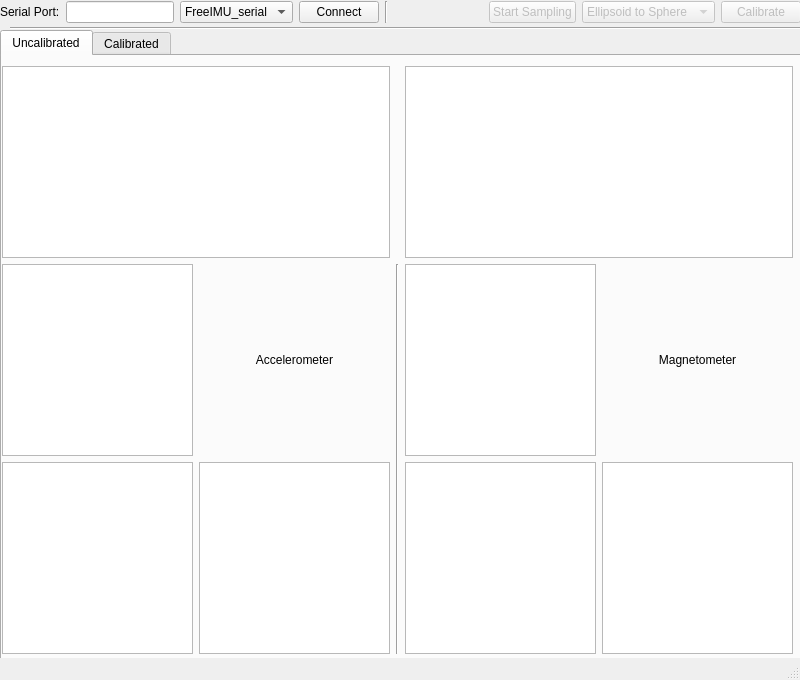
<?xml version="1.0" encoding="UTF-8"?>
<ui version="4.0">
 <class>FreeIMUCal</class>
 <widget class="QMainWindow" name="FreeIMUCal">
  <property name="geometry">
   <rect>
    <x>0</x>
    <y>0</y>
    <width>800</width>
    <height>680</height>
   </rect>
  </property>
  <property name="sizePolicy">
   <sizepolicy hsizetype="Fixed" vsizetype="Fixed">
    <horstretch>0</horstretch>
    <verstretch>0</verstretch>
   </sizepolicy>
  </property>
  <property name="minimumSize">
   <size>
    <width>800</width>
    <height>600</height>
   </size>
  </property>
  <property name="maximumSize">
   <size>
    <width>800</width>
    <height>680</height>
   </size>
  </property>
  <property name="windowTitle">
   <string>FreeIMU Calibration Application</string>
  </property>
  <property name="documentMode">
   <bool>false</bool>
  </property>
  <widget class="QWidget" name="centralwidget">
   <property name="sizePolicy">
    <sizepolicy hsizetype="Maximum" vsizetype="Maximum">
     <horstretch>0</horstretch>
     <verstretch>0</verstretch>
    </sizepolicy>
   </property>
   <widget class="Line" name="line">
    <property name="geometry">
     <rect>
      <x>10</x>
      <y>20</y>
      <width>791</width>
      <height>16</height>
     </rect>
    </property>
    <property name="orientation">
     <enum>Qt::Horizontal</enum>
    </property>
   </widget>
   <widget class="QWidget" name="gridLayoutWidget">
    <property name="geometry">
     <rect>
      <x>0</x>
      <y>0</y>
      <width>801</width>
      <height>25</height>
     </rect>
    </property>
    <layout class="QGridLayout" name="gridLayout" rowstretch="0">
     <property name="sizeConstraint">
      <enum>QLayout::SetDefaultConstraint</enum>
     </property>
     <item row="0" column="4">
      <widget class="Line" name="line_2">
       <property name="orientation">
        <enum>Qt::Vertical</enum>
       </property>
      </widget>
     </item>
     <item row="0" column="7">
      <widget class="QPushButton" name="samplingToggleButton">
       <property name="enabled">
        <bool>false</bool>
       </property>
       <property name="toolTip">
        <string>Toggle Start/Stop sampling of sensor data from the IMU</string>
       </property>
       <property name="text">
        <string>Start Sampling</string>
       </property>
       <property name="autoDefault">
        <bool>false</bool>
       </property>
       <property name="default">
        <bool>false</bool>
       </property>
       <property name="flat">
        <bool>false</bool>
       </property>
      </widget>
     </item>
     <item row="0" column="1">
      <widget class="QLineEdit" name="serialPortEdit"/>
     </item>
     <item row="0" column="9">
      <widget class="QPushButton" name="calibrateButton">
       <property name="enabled">
        <bool>false</bool>
       </property>
       <property name="toolTip">
        <string>Run calibration algorithm over the data collected</string>
       </property>
       <property name="text">
        <string>Calibrate</string>
       </property>
      </widget>
     </item>
     <item row="0" column="0">
      <widget class="QLabel" name="label">
       <property name="text">
        <string>Serial Port:</string>
       </property>
      </widget>
     </item>
     <item row="0" column="8">
      <widget class="QComboBox" name="calAlgorithmComboBox">
       <property name="enabled">
        <bool>false</bool>
       </property>
       <property name="toolTip">
        <string>&lt;html&gt;&lt;head/&gt;&lt;body&gt;&lt;p&gt;Calibration Algorithm used.&lt;/p&gt;&lt;/body&gt;&lt;/html&gt;</string>
       </property>
       <item>
        <property name="text">
         <string>Ellipsoid to Sphere</string>
        </property>
       </item>
      </widget>
     </item>
     <item row="0" column="3">
      <widget class="QPushButton" name="connectButton">
       <property name="toolTip">
        <string>Connect or Disconnect from the Arduino</string>
       </property>
       <property name="text">
        <string>Connect</string>
       </property>
      </widget>
     </item>
     <item row="0" column="6">
      <spacer name="horizontalSpacer">
       <property name="orientation">
        <enum>Qt::Horizontal</enum>
       </property>
       <property name="sizeHint" stdset="0">
        <size>
         <width>40</width>
         <height>20</height>
        </size>
       </property>
      </spacer>
     </item>
     <item row="0" column="2">
      <widget class="QComboBox" name="serialProtocol">
       <property name="enabled">
        <bool>true</bool>
       </property>
       <property name="toolTip">
        <string>Serial Protocol to Communicate with IMU</string>
       </property>
       <item>
        <property name="text">
         <string>FreeIMU_serial</string>
        </property>
       </item>
      </widget>
     </item>
    </layout>
   </widget>
   <widget class="QTabWidget" name="tabWidget">
    <property name="geometry">
     <rect>
      <x>0</x>
      <y>30</y>
      <width>801</width>
      <height>631</height>
     </rect>
    </property>
    <property name="currentIndex">
     <number>0</number>
    </property>
    <widget class="QWidget" name="uncalibratedTab">
     <attribute name="title">
      <string>Uncalibrated</string>
     </attribute>
     <widget class="QWidget" name="gridLayoutWidget_4">
      <property name="geometry">
       <rect>
        <x>0</x>
        <y>10</y>
        <width>791</width>
        <height>588</height>
       </rect>
      </property>
      <layout class="QGridLayout" name="gridLayout_4" rowstretch="0,0">
       <property name="sizeConstraint">
        <enum>QLayout::SetMaximumSize</enum>
       </property>
       <item row="1" column="0">
        <layout class="QGridLayout" name="gridLayout_5">
         <item row="0" column="1">
          <widget class="QLabel" name="label_2">
           <property name="text">
            <string>Accelerometer</string>
           </property>
           <property name="alignment">
            <set>Qt::AlignCenter</set>
           </property>
          </widget>
         </item>
         <item row="1" column="0">
          <widget class="PlotWidget" name="accYZ">
           <property name="sizePolicy">
            <sizepolicy hsizetype="Expanding" vsizetype="Expanding">
             <horstretch>0</horstretch>
             <verstretch>1</verstretch>
            </sizepolicy>
           </property>
          </widget>
         </item>
         <item row="1" column="1">
          <widget class="PlotWidget" name="accZX">
           <property name="sizePolicy">
            <sizepolicy hsizetype="Expanding" vsizetype="Expanding">
             <horstretch>0</horstretch>
             <verstretch>1</verstretch>
            </sizepolicy>
           </property>
          </widget>
         </item>
         <item row="0" column="0">
          <widget class="PlotWidget" name="accXY">
           <property name="sizePolicy">
            <sizepolicy hsizetype="Expanding" vsizetype="Expanding">
             <horstretch>0</horstretch>
             <verstretch>1</verstretch>
            </sizepolicy>
           </property>
          </widget>
         </item>
        </layout>
       </item>
       <item row="1" column="2">
        <layout class="QGridLayout" name="gridLayout_3" columnstretch="0,0">
         <property name="sizeConstraint">
          <enum>QLayout::SetFixedSize</enum>
         </property>
         <item row="0" column="0">
          <widget class="PlotWidget" name="magnXY">
           <property name="sizePolicy">
            <sizepolicy hsizetype="Expanding" vsizetype="Expanding">
             <horstretch>0</horstretch>
             <verstretch>1</verstretch>
            </sizepolicy>
           </property>
          </widget>
         </item>
         <item row="1" column="0">
          <widget class="PlotWidget" name="magnYZ">
           <property name="sizePolicy">
            <sizepolicy hsizetype="Expanding" vsizetype="Expanding">
             <horstretch>0</horstretch>
             <verstretch>1</verstretch>
            </sizepolicy>
           </property>
          </widget>
         </item>
         <item row="1" column="1">
          <widget class="PlotWidget" name="magnZX">
           <property name="sizePolicy">
            <sizepolicy hsizetype="Expanding" vsizetype="Expanding">
             <horstretch>0</horstretch>
             <verstretch>1</verstretch>
            </sizepolicy>
           </property>
          </widget>
         </item>
         <item row="0" column="1">
          <widget class="QLabel" name="label_3">
           <property name="text">
            <string>Magnetometer</string>
           </property>
           <property name="alignment">
            <set>Qt::AlignCenter</set>
           </property>
          </widget>
         </item>
        </layout>
       </item>
       <item row="0" column="2">
        <widget class="GLViewWidget" name="magn3D">
         <property name="sizePolicy">
          <sizepolicy hsizetype="Expanding" vsizetype="Expanding">
           <horstretch>0</horstretch>
           <verstretch>0</verstretch>
          </sizepolicy>
         </property>
        </widget>
       </item>
       <item row="0" column="0">
        <widget class="GLViewWidget" name="acc3D">
         <property name="sizePolicy">
          <sizepolicy hsizetype="Minimum" vsizetype="Expanding">
           <horstretch>0</horstretch>
           <verstretch>0</verstretch>
          </sizepolicy>
         </property>
        </widget>
       </item>
       <item row="1" column="1">
        <widget class="Line" name="line_3">
         <property name="lineWidth">
          <number>1</number>
         </property>
         <property name="orientation">
          <enum>Qt::Vertical</enum>
         </property>
        </widget>
       </item>
      </layout>
     </widget>
    </widget>
    <widget class="QWidget" name="calibratedTab">
     <attribute name="title">
      <string>Calibrated</string>
     </attribute>
     <widget class="QWidget" name="horizontalLayoutWidget">
      <property name="geometry">
       <rect>
        <x>0</x>
        <y>380</y>
        <width>791</width>
        <height>181</height>
       </rect>
      </property>
      <layout class="QHBoxLayout" name="horizontalLayout">
       <item>
        <widget class="QGroupBox" name="groupBox">
         <property name="title">
          <string>Accelerometer</string>
         </property>
         <property name="alignment">
          <set>Qt::AlignLeading|Qt::AlignLeft|Qt::AlignVCenter</set>
         </property>
         <property name="flat">
          <bool>false</bool>
         </property>
         <property name="checkable">
          <bool>false</bool>
         </property>
         <widget class="QWidget" name="layoutWidget">
          <property name="geometry">
           <rect>
            <x>10</x>
            <y>20</y>
            <width>381</width>
            <height>154</height>
           </rect>
          </property>
          <layout class="QFormLayout" name="formLayout_3">
           <property name="sizeConstraint">
            <enum>QLayout::SetNoConstraint</enum>
           </property>
           <property name="fieldGrowthPolicy">
            <enum>QFormLayout::ExpandingFieldsGrow</enum>
           </property>
           <property name="labelAlignment">
            <set>Qt::AlignLeading|Qt::AlignLeft|Qt::AlignVCenter</set>
           </property>
           <item row="0" column="0">
            <widget class="QLabel" name="label_14">
             <property name="text">
              <string>Offset X</string>
             </property>
            </widget>
           </item>
           <item row="0" column="1">
            <widget class="QLineEdit" name="calRes_acc_OSx"/>
           </item>
           <item row="1" column="0">
            <widget class="QLabel" name="label_15">
             <property name="text">
              <string>Offset Y</string>
             </property>
            </widget>
           </item>
           <item row="1" column="1">
            <widget class="QLineEdit" name="calRes_acc_OSy">
             <property name="sizePolicy">
              <sizepolicy hsizetype="Expanding" vsizetype="Expanding">
               <horstretch>0</horstretch>
               <verstretch>0</verstretch>
              </sizepolicy>
             </property>
            </widget>
           </item>
           <item row="2" column="0">
            <widget class="QLabel" name="label_16">
             <property name="text">
              <string>Offset Z</string>
             </property>
            </widget>
           </item>
           <item row="2" column="1">
            <widget class="QLineEdit" name="calRes_acc_OSz"/>
           </item>
           <item row="3" column="0">
            <widget class="QLabel" name="label_17">
             <property name="text">
              <string>Scale X</string>
             </property>
            </widget>
           </item>
           <item row="3" column="1">
            <widget class="QLineEdit" name="calRes_acc_SCx"/>
           </item>
           <item row="4" column="0">
            <widget class="QLabel" name="label_18">
             <property name="text">
              <string>Scale Y</string>
             </property>
            </widget>
           </item>
           <item row="4" column="1">
            <widget class="QLineEdit" name="calRes_acc_SCy"/>
           </item>
           <item row="5" column="0">
            <widget class="QLabel" name="label_19">
             <property name="text">
              <string>Scale Z</string>
             </property>
            </widget>
           </item>
           <item row="5" column="1">
            <widget class="QLineEdit" name="calRes_acc_SCz"/>
           </item>
          </layout>
         </widget>
        </widget>
       </item>
       <item>
        <widget class="QGroupBox" name="groupBox_2">
         <property name="title">
          <string>Magnetometer</string>
         </property>
         <widget class="QWidget" name="layoutWidget_2">
          <property name="geometry">
           <rect>
            <x>10</x>
            <y>20</y>
            <width>381</width>
            <height>154</height>
           </rect>
          </property>
          <layout class="QFormLayout" name="formLayout_5">
           <property name="sizeConstraint">
            <enum>QLayout::SetNoConstraint</enum>
           </property>
           <property name="fieldGrowthPolicy">
            <enum>QFormLayout::ExpandingFieldsGrow</enum>
           </property>
           <property name="labelAlignment">
            <set>Qt::AlignLeading|Qt::AlignLeft|Qt::AlignVCenter</set>
           </property>
           <item row="0" column="0">
            <widget class="QLabel" name="label_27">
             <property name="text">
              <string>Offset X</string>
             </property>
            </widget>
           </item>
           <item row="0" column="1">
            <widget class="QLineEdit" name="calRes_magn_OSx"/>
           </item>
           <item row="1" column="0">
            <widget class="QLabel" name="label_28">
             <property name="text">
              <string>Offset Y</string>
             </property>
            </widget>
           </item>
           <item row="1" column="1">
            <widget class="QLineEdit" name="calRes_magn_OSy">
             <property name="sizePolicy">
              <sizepolicy hsizetype="Expanding" vsizetype="Expanding">
               <horstretch>0</horstretch>
               <verstretch>0</verstretch>
              </sizepolicy>
             </property>
            </widget>
           </item>
           <item row="2" column="0">
            <widget class="QLabel" name="label_29">
             <property name="text">
              <string>Offset Z</string>
             </property>
            </widget>
           </item>
           <item row="2" column="1">
            <widget class="QLineEdit" name="calRes_magn_OSz"/>
           </item>
           <item row="3" column="0">
            <widget class="QLabel" name="label_30">
             <property name="text">
              <string>Scale X</string>
             </property>
            </widget>
           </item>
           <item row="3" column="1">
            <widget class="QLineEdit" name="calRes_magn_SCx"/>
           </item>
           <item row="4" column="0">
            <widget class="QLabel" name="label_31">
             <property name="text">
              <string>Scale Y</string>
             </property>
            </widget>
           </item>
           <item row="4" column="1">
            <widget class="QLineEdit" name="calRes_magn_SCy"/>
           </item>
           <item row="5" column="0">
            <widget class="QLabel" name="label_32">
             <property name="text">
              <string>Scale Z</string>
             </property>
            </widget>
           </item>
           <item row="5" column="1">
            <widget class="QLineEdit" name="calRes_magn_SCz"/>
           </item>
          </layout>
         </widget>
        </widget>
       </item>
      </layout>
     </widget>
     <widget class="QWidget" name="horizontalLayoutWidget_2">
      <property name="geometry">
       <rect>
        <x>500</x>
        <y>560</y>
        <width>289</width>
        <height>31</height>
       </rect>
      </property>
      <layout class="QHBoxLayout" name="horizontalLayout_2">
       <item>
        <widget class="QPushButton" name="saveCalibrationEEPROMButton">
         <property name="enabled">
          <bool>false</bool>
         </property>
         <property name="toolTip">
          <string>Store the calibration parameters to the microcontroller EEPROM</string>
         </property>
         <property name="text">
          <string>Save to EEPROM</string>
         </property>
        </widget>
       </item>
       <item>
        <widget class="QPushButton" name="saveCalibrationHeaderButton">
         <property name="enabled">
          <bool>false</bool>
         </property>
         <property name="toolTip">
          <string>Store the calibration parameters in an header .h file. When such header is active the EEPROM calibration storage code is disabled thus saving program and data memory.</string>
         </property>
         <property name="text">
          <string>Save to calibration.h</string>
         </property>
        </widget>
       </item>
      </layout>
     </widget>
     <widget class="QWidget" name="horizontalLayoutWidget_3">
      <property name="geometry">
       <rect>
        <x>0</x>
        <y>0</y>
        <width>791</width>
        <height>381</height>
       </rect>
      </property>
      <layout class="QHBoxLayout" name="horizontalLayout_3">
       <item>
        <widget class="QTabWidget" name="tabWidget_2">
         <property name="tabPosition">
          <enum>QTabWidget::South</enum>
         </property>
         <property name="tabShape">
          <enum>QTabWidget::Rounded</enum>
         </property>
         <property name="currentIndex">
          <number>0</number>
         </property>
         <property name="usesScrollButtons">
          <bool>true</bool>
         </property>
         <property name="documentMode">
          <bool>false</bool>
         </property>
         <property name="tabsClosable">
          <bool>false</bool>
         </property>
         <property name="movable">
          <bool>false</bool>
         </property>
         <widget class="QWidget" name="tab">
          <attribute name="title">
           <string>Acc XY</string>
          </attribute>
          <widget class="PlotWidget" name="accXY_cal">
           <property name="geometry">
            <rect>
             <x>0</x>
             <y>0</y>
             <width>781</width>
             <height>351</height>
            </rect>
           </property>
           <property name="sizePolicy">
            <sizepolicy hsizetype="Expanding" vsizetype="Expanding">
             <horstretch>0</horstretch>
             <verstretch>1</verstretch>
            </sizepolicy>
           </property>
          </widget>
         </widget>
         <widget class="QWidget" name="tab_4">
          <attribute name="title">
           <string>Acc YZ</string>
          </attribute>
          <widget class="PlotWidget" name="accYZ_cal">
           <property name="geometry">
            <rect>
             <x>0</x>
             <y>0</y>
             <width>781</width>
             <height>351</height>
            </rect>
           </property>
           <property name="sizePolicy">
            <sizepolicy hsizetype="Expanding" vsizetype="Expanding">
             <horstretch>0</horstretch>
             <verstretch>1</verstretch>
            </sizepolicy>
           </property>
          </widget>
         </widget>
         <widget class="QWidget" name="tab_3">
          <attribute name="title">
           <string>Acc ZX</string>
          </attribute>
          <widget class="PlotWidget" name="accZX_cal">
           <property name="geometry">
            <rect>
             <x>0</x>
             <y>0</y>
             <width>781</width>
             <height>351</height>
            </rect>
           </property>
           <property name="sizePolicy">
            <sizepolicy hsizetype="Expanding" vsizetype="Expanding">
             <horstretch>0</horstretch>
             <verstretch>1</verstretch>
            </sizepolicy>
           </property>
          </widget>
         </widget>
         <widget class="QWidget" name="tab_7">
          <attribute name="title">
           <string>Acc 3D</string>
          </attribute>
          <widget class="GLViewWidget" name="acc3D_cal">
           <property name="geometry">
            <rect>
             <x>0</x>
             <y>0</y>
             <width>389</width>
             <height>351</height>
            </rect>
           </property>
           <property name="sizePolicy">
            <sizepolicy hsizetype="Minimum" vsizetype="Expanding">
             <horstretch>0</horstretch>
             <verstretch>0</verstretch>
            </sizepolicy>
           </property>
          </widget>
         </widget>
        </widget>
       </item>
       <item>
        <widget class="QTabWidget" name="tabWidget_3">
         <property name="tabPosition">
          <enum>QTabWidget::South</enum>
         </property>
         <property name="tabShape">
          <enum>QTabWidget::Rounded</enum>
         </property>
         <property name="currentIndex">
          <number>0</number>
         </property>
         <property name="usesScrollButtons">
          <bool>true</bool>
         </property>
         <property name="documentMode">
          <bool>false</bool>
         </property>
         <property name="tabsClosable">
          <bool>false</bool>
         </property>
         <property name="movable">
          <bool>false</bool>
         </property>
         <widget class="QWidget" name="tab_2">
          <attribute name="title">
           <string>Magn XY</string>
          </attribute>
          <widget class="PlotWidget" name="magnXY_cal">
           <property name="geometry">
            <rect>
             <x>0</x>
             <y>0</y>
             <width>781</width>
             <height>351</height>
            </rect>
           </property>
           <property name="sizePolicy">
            <sizepolicy hsizetype="Expanding" vsizetype="Expanding">
             <horstretch>0</horstretch>
             <verstretch>1</verstretch>
            </sizepolicy>
           </property>
          </widget>
         </widget>
         <widget class="QWidget" name="tab_5">
          <attribute name="title">
           <string>Magn YZ</string>
          </attribute>
          <widget class="PlotWidget" name="magnYZ_cal">
           <property name="geometry">
            <rect>
             <x>0</x>
             <y>0</y>
             <width>781</width>
             <height>351</height>
            </rect>
           </property>
           <property name="sizePolicy">
            <sizepolicy hsizetype="Expanding" vsizetype="Expanding">
             <horstretch>0</horstretch>
             <verstretch>1</verstretch>
            </sizepolicy>
           </property>
          </widget>
         </widget>
         <widget class="QWidget" name="tab_6">
          <attribute name="title">
           <string>Magn ZX</string>
          </attribute>
          <widget class="PlotWidget" name="magnZX_cal">
           <property name="geometry">
            <rect>
             <x>0</x>
             <y>0</y>
             <width>781</width>
             <height>351</height>
            </rect>
           </property>
           <property name="sizePolicy">
            <sizepolicy hsizetype="Expanding" vsizetype="Expanding">
             <horstretch>0</horstretch>
             <verstretch>1</verstretch>
            </sizepolicy>
           </property>
          </widget>
         </widget>
         <widget class="QWidget" name="tab_8">
          <attribute name="title">
           <string>Magn 3D</string>
          </attribute>
          <widget class="GLViewWidget" name="magn3D_cal">
           <property name="geometry">
            <rect>
             <x>0</x>
             <y>0</y>
             <width>389</width>
             <height>351</height>
            </rect>
           </property>
           <property name="sizePolicy">
            <sizepolicy hsizetype="Minimum" vsizetype="Expanding">
             <horstretch>0</horstretch>
             <verstretch>0</verstretch>
            </sizepolicy>
           </property>
          </widget>
         </widget>
        </widget>
       </item>
      </layout>
     </widget>
    </widget>
   </widget>
  </widget>
  <widget class="QStatusBar" name="statusbar"/>
 </widget>
 <customwidgets>
  <customwidget>
   <class>PlotWidget</class>
   <extends>QGraphicsView</extends>
   <header>pyqtgraph</header>
  </customwidget>
  <customwidget>
   <class>GLViewWidget</class>
   <extends>QGraphicsView</extends>
   <header>pyqtgraph.opengl</header>
  </customwidget>
 </customwidgets>
 <resources/>
 <connections/>
</ui>
